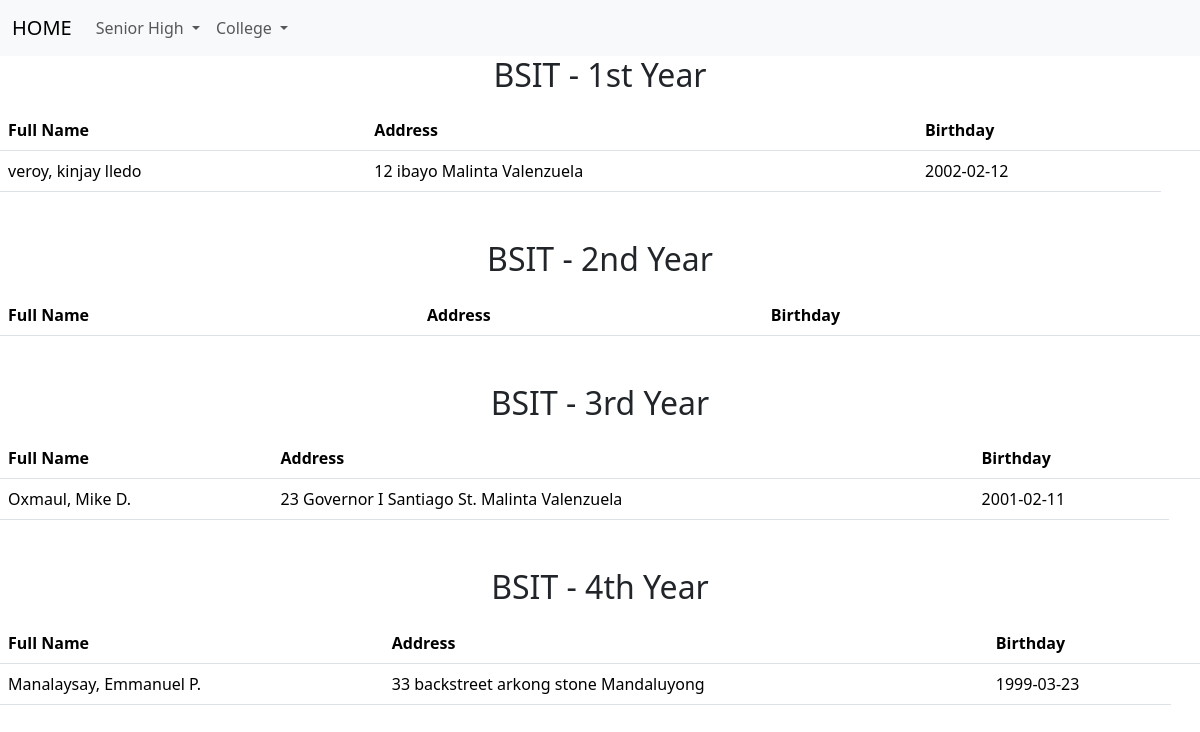
/bsit.php, run on the app's committed database.
### tables this page shows
CREATE TABLE `info` (
  `id` int(11) NOT NULL,
  `fname` varchar(188) NOT NULL,
  `lname` varchar(188) NOT NULL,
  `mname` varchar(188) NOT NULL,
  `streetnum` int(11) NOT NULL,
  `streetname` varchar(199) NOT NULL,
  `brgy` varchar(123) NOT NULL,
  `city` varchar(123) NOT NULL,
  `bday` date NOT NULL,
  `year` varchar(123) NOT NULL,
  `course` varchar(123) NOT NULL
);

### bsit.php (the view, shortened to what this page needs)
<?php
    include('database.php');
?>
<!DOCTYPE html>
<html lang="en">
<head>
    <link href="https://cdn.jsdelivr.net/npm/bootstrap@5.3.3/dist/css/bootstrap.min.css" rel="stylesheet">
</head>
<body>
<nav class="navbar navbar-expand-lg bg-body-tertiary">
  <div class="container-fluid">
    <a class="navbar-brand" href="index.php">HOME</a>
    <div class="collapse navbar-collapse" id="navbarSupportedContent">
      <ul class="navbar-nav me-auto mb-2 mb-lg-0">
        <li class="nav-item dropdown">
          <a class="nav-link dropdown-toggle" href="#" role="button" data-bs-toggle="dropdown" aria-expanded="false">
            Senior High
          </a>
        </li>
        <li class="nav-item dropdown">
          <a class="nav-link dropdown-toggle" href="#" role="button" data-bs-toggle="dropdown" aria-expanded="false">
            College
          </a>
        </li>
      </ul>
    </div>
  </div>
</nav>
<div class="conainter-lg">
    <div class="text-center">
        <h2>BSIT - 1st Year</h2>
    </div>
    <table class="table mt-3">
  <thead>
    <tr>
      <th scope="col">Full Name</th>
      <th scope="col">Address</th>
      <th scope="col">Birthday</th>
      <th scope="col"></th>
    </tr>
  </thead>
  <tbody>
    <?php
        $sql = "SELECT * FROM info";
        $result = mysqli_query($conn, $sql);
        if(mysqli_num_rows($result) > 0){
            while($row = mysqli_fetch_assoc($result)){
                if($row['course'] === "BSIT" && $row['year'] === "1st"){
                    $fullName = $row['lname'] . ", " . $row['fname'] . " " . $row['mname'];
                    $address = $row['streetnum'] . " " . $row['streetname'] . " " . $row['brgy'] . " " . $row['city'];
                    echo "<tr>";
                    echo "<td>".$fullName."</td>";
                    echo "<td>".$address."</td>";
                    echo "<td>".$row['bday']."</td>";
                    echo "</tr>";
                }
            }
        }
    ?>
  </tbody>
</table>
<div class="text-center mt-5">
        <h2>BSIT - 2nd Year</h2>
    </div>
    <table class="table mt-3">
  <thead>
    <tr>
      <th scope="col">Full Name</th>
      <th scope="col">Address</th>
      <th scope="col">Birthday</th>
      <th scope="col"></th>
    </tr>
  </thead>
</table>
</div>
<div class="text-center mt-5">
        <h2>BSIT - 3rd Year</h2>
    </div>
    <table class="table mt-3">
  <thead>
    <tr>
      <th scope="col">Full Name</th>
      <th scope="col">Address</th>
      <th scope="col">Birthday</th>
      <th scope="col"></th>
    </tr>
  </thead>
  <tbody>
    <?php
        $sql = "SELECT * FROM info";
        $result = mysqli_query($conn, $sql);
        if(mysqli_num_rows($result) > 0){
            while($row = mysqli_fetch_assoc($result)){
                if($row['course'] === "BSIT" && $row['year'] === "3rd"){
                    $fullName = $row['lname'] . ", " . $row['fname'] . " " . $row['mname'];
                    $address = $row['streetnum'] . " " . $row['streetname'] . " " . $row['brgy'] . " " . $row['city'];
                    echo "<tr>";
                    echo "<td>".$fullName."</td>";
                    echo "<td>".$address."</td>";
                    echo "<td>".$row['bday']."</td>";
                    echo "</tr>";
                }
            }
        }
    ?>
  </tbody>
</table>
<div class="text-center mt-5">
        <h2>BSIT - 4th Year</h2>
    </div>
    <table class="table mt-3">
  <thead>
    <tr>
      <th scope="col">Full Name</th>
      <th scope="col">Address</th>
      <th scope="col">Birthday</th>
      <th scope="col"></th>
    </tr>
  </thead>
  <tbody>
    <?php
        $sql = "SELECT * FROM info";
        $result = mysqli_query($conn, $sql);
        if(mysqli_num_rows($result) > 0){
            while($row = mysqli_fetch_assoc($result)){
                if($row['course'] === "BSIT" && $row['year'] === "4th"){
                    $fullName = $row['lname'] . ", " . $row['fname'] . " " . $row['mname'];
                    $address = $row['streetnum'] . " " . $row['streetname'] . " " . $row['brgy'] . " " . $row['city'];
                    echo "<tr>";
                    echo "<td>".$fullName."</td>";
                    echo "<td>".$address."</td>";
                    echo "<td>".$row['bday']."</td>";
                    echo "</tr>";
                }
            }
        }
    ?>
  </tbody>
</table>
</body>
</html>

### data on the page
info: fullName "veroy, kinjay lledo", address "12 ibayo Malinta Valenzuela", bday "2002-02-12"
info: fullName "Oxmaul, Mike D.", address "23 Governor I Santiago St. Malinta Valenzuela", bday "2001-02-11"
info: fullName "Manalaysay, Emmanuel P.", address "33 backstreet arkong stone Mandaluyong", bday "1999-03-23"
